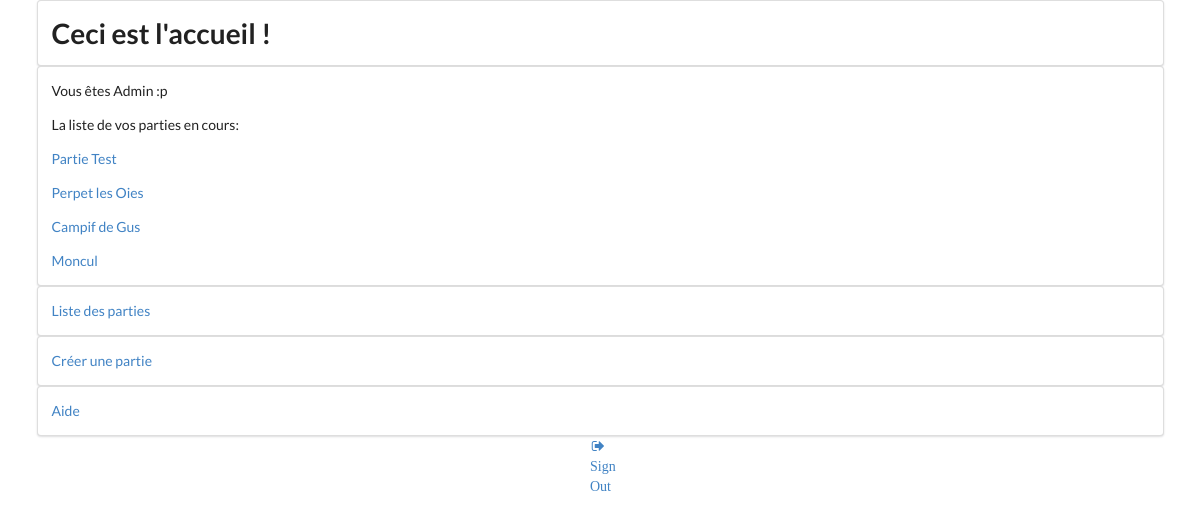
/home/ (signed in), run on an earlier commit of the app's database.
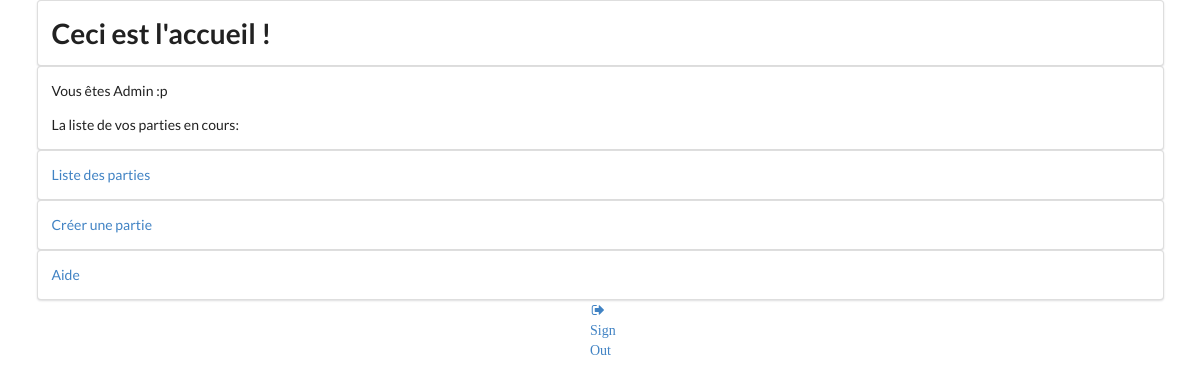
And on a later commit of the database.
### website/models.py (models this page shows)
class Game(models.Model):
    name = models.TextField(max_length=50, blank=True)
    gamemode = models.TextField(max_length=50, blank=True)
    player = models.ManyToManyField(Player)
    started = models.BooleanField(default=True)

### website/views.py (the view)
# urls.py: url(r'^home/?$', views.home, name='home'),
@login_required
def home(request):
    user_list = User.objects.all()
    player=Player.objects.get(user=request.user)
    games_list = Game.objects.all().filter(player__exact=player)#Sélectionne la liste des parties ou le joueur connecté est impliqué
    return render(request, 'website/home.html', context={"user_list": user_list,"games_list": games_list,"player": player})

### templates/website/home.html (shortened to what this page needs)
{% extends 'website/includes/base.html' %}
{% block content %}
    <div class="ui container">
        <div class="ui segment">
            <h1 class="ui center"> Ceci est l'accueil ! </h1>
        </div>
    </div>
    <div class="ui container">
        <div class="ui segment">
        <p>Vous êtes {{ player.nickname }}</p>
        <p> La liste de vos parties en cours:</p>
            {% for game in games_list %}
                <p><a href="{% url 'currentGame' game.id %}">{{ game.name }}</a></p>
            {% endfor %}
        </div>
    </div>
    <div class="ui container">
        <div class="ui segment">
            <p><a href="{% url 'gameList' %}">Liste des parties</a></p>
        </div>
    </div>
        <div class="ui container">
        <div class="ui segment">
            <p><a href="{% url 'createGame' %}">Créer une partie</a></p>
        </div>
    </div>
    <div class="ui container">
        <div class="ui segment">
            <p><a href="{% url 'help' %}">Aide</a></p>
        </div>
    </div>
    <div class="ui center aligned grid">
        <div class="column">
            <div class="ui">
                <a href="{% url 'logout' %}">
                    <i class="sign out icon">
                        Sign Out
                    </i>
                </a>
            </div>
        </div>
    </div>
{% endblock %}

What changed in the data, as far as the page shows it:
removed Game: name "Partie Test"
removed Game: name "Perpet les Oies"
removed Game: name "Campif de Gus"
removed Game: name "Moncul"
